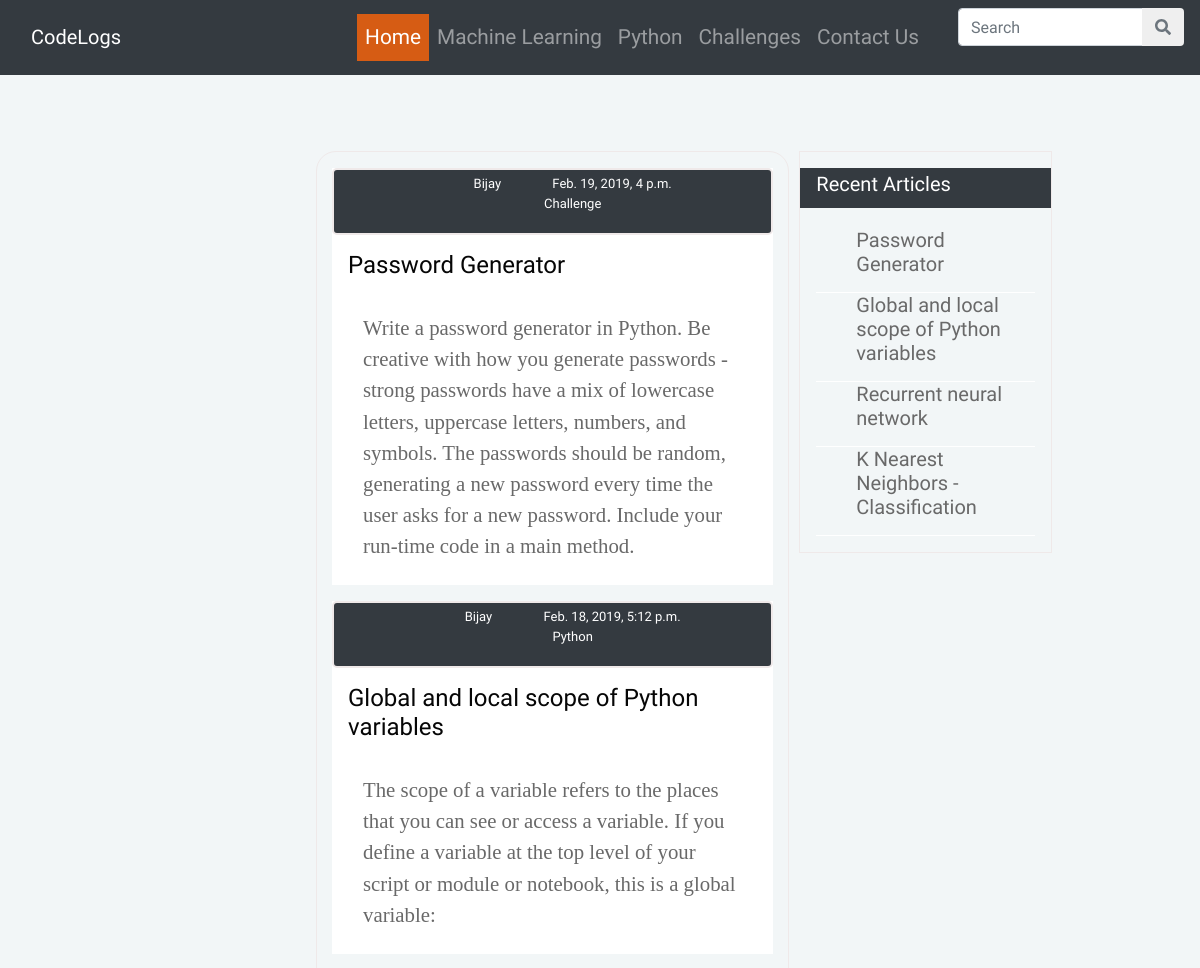
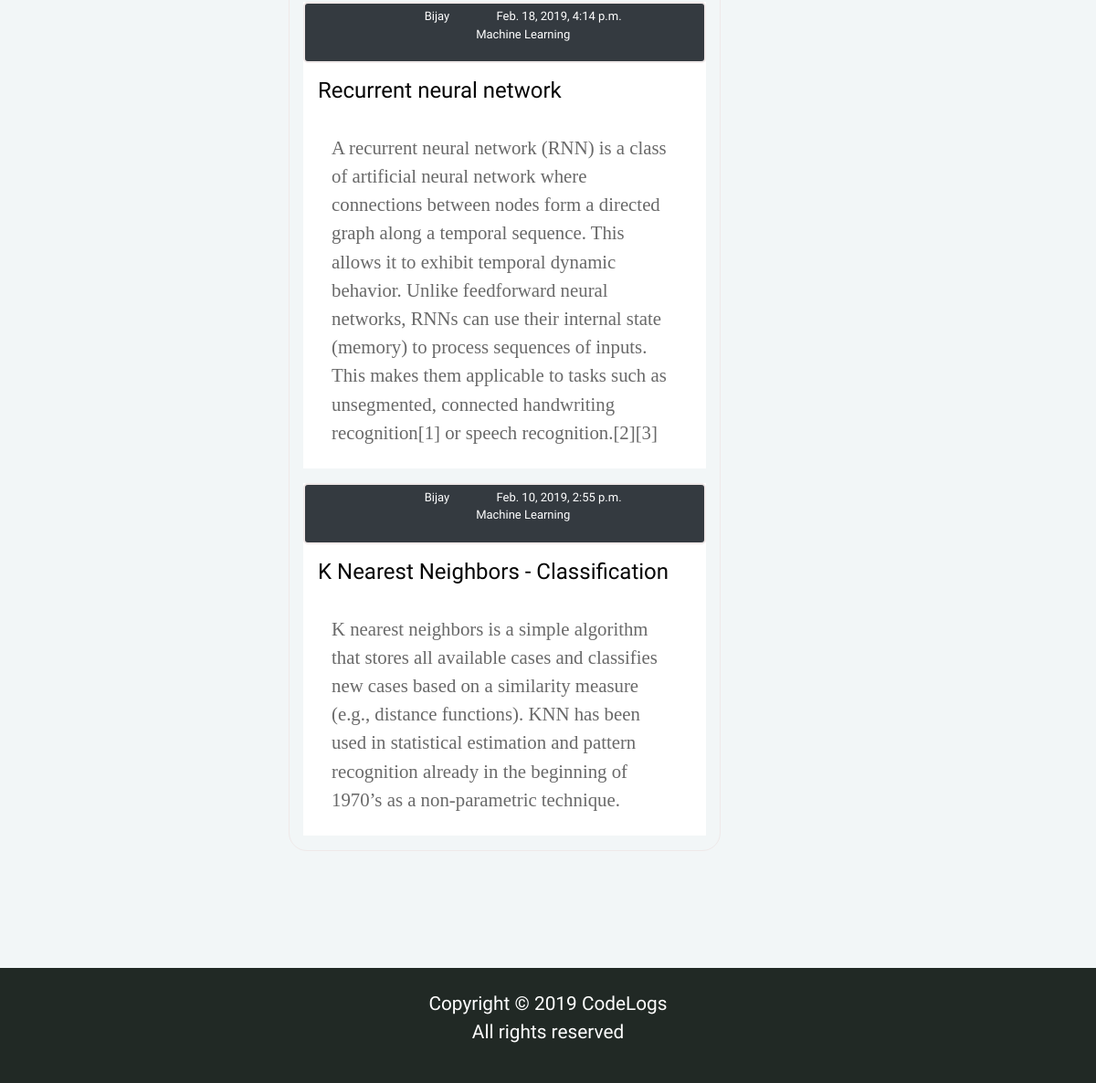
The page / on the database its author committed (2 pictures, top to bottom).
### geeks_app/models.py (models this page shows, shortened)
class DateTimeModel(models.Model):
    created_at = models.DateTimeField(auto_now_add=True, auto_now=False, )
    updated_at = models.DateTimeField(auto_now_add=False, auto_now=True, )
    deleted_at = models.DateTimeField(null=True, blank=True)
    class Meta:
        abstract = True

class Post(DateTimeModel):
    category = models.ForeignKey(
        Category, blank=True, null=True, related_name="Category")
    subcategory = models.ManyToManyField(
        Category, blank=True, related_name="Sub_Category")
    title = models.CharField(max_length=500)
    description = models.TextField(blank=True, null=True)
    photo = ProcessedImageField(upload_to='gallery_folder/', processors=[ResizeToFit(1000, 500)],
                                format='JPEG', options={'quality': 80}, null=True, blank=True)
    photo_caption = models.CharField(max_length=200, blank=True, null=True)
    content = models.TextField(blank=True, null=True)
    author = models.ForeignKey(Author, blank=True, null=True)
    publish = models.BooleanField(default=False)
    slug = models.CharField(blank=True, null=True, max_length=150, unique=True)
    class Meta:
        verbose_name = "Post"
        verbose_name_plural = "Posts"

class Author(DateTimeModel):
    name = models.CharField(max_length=40, blank=True, null=True)
    description = models.TextField(blank=True, null=True)
    photo = models.ImageField(blank=True, null=True)
    priority = models.IntegerField(default=0)
    class Meta:
        ordering = (
            '-priority',
        )

class Category(DateTimeModel):
    name = models.CharField(max_length=40)
    parent = models.ForeignKey(
        'self', related_name="children", null=True, blank=True)
    slug = models.CharField(blank=True, null=True, max_length=150, unique=True)
    class Meta:
        verbose_name = "Category"
        verbose_name_plural = "Categories"

### geeks_app/views_frontend.py (the view)
class Index(FrontendMixin,TemplateView):
    template_name = "geeks_app/frontend_geeks/index.html"
    def get_context_data(self,**kwargs):
        context = super().get_context_data(**kwargs)
        if Post.objects.filter(deleted_at__isnull=True).count() > 0:
            context['Allpost'] = Post.objects.filter(publish=True, deleted_at__isnull=True).order_by('-created_at')
            context['mostrecentpost'] = Post.objects.filter(publish=True, deleted_at__isnull=True).order_by('-created_at')[:10]
        else:
            context = []
        return context

### geeks_app/templates/geeks_app/frontend_geeks/index.html (shortened to what this page needs)
{% extends 'geeks_app/frontend_geeks/base.html' %} {% load static %}{% load thumbnail %}
{% block body %}
<section class="m-3 p-3">
    <div class="container-fluid">
         <div class="row">
             <div class="col-md-3">
             </div>
             <div class="col-md-5 my-3" style="border:solid 1px #efe9e9; border-radius:20px;">
                {%for post in Allpost%}
               <div class="container my-3" style="background-color: #ffffff;">
                   <div class="row px-5 py-1 bg-dark" style="text-align:center; font-size: 13px; color: #ffffff; border:solid 2px #efe9e9;border-radius:5px;">
                       <ul class="">
                           <li class="px-4 py-3" style="display:inline;">{{post.author.name}}</li>
                           <li class="px-4 py-3" style="display:inline">{{post.created_at}}</li>
                           <li class="px-4 py-3" style="display:inline">{{post.category.name}}</li>
                       </ul>
                   </div>
                   <div class="row my-3 px-3">
                       <a href="{% url 'geeks_app:geeks_frontend:post_detail' post.id %}" style="text-decoration:none; color:#060606;"><h4>{{post.title}}</h4></a>
                   </div>
                    <div class="px-3 py-2"style="background-color: #ffffff;">
                            <p style="font-family: 'PTSerif'; font-size: 1.3rem; color:#696969">
                                {{post.description|safe}}
                            </p>
                    </div>
               </div>
               {%endfor%}
             </div>
             <div class="col-md-4">
                 <div class="row my-3">
                     <div class="col-md-8" style="border:solid 1px #efe9e9; margin-left: 10px;">
                       <div class="row px-3 py-1 mt-3 mb-1 bg-dark" style="color:#ffffff;text-align:center">
                           <h5 style="text-align:center;">Recent Articles</h5>
                       </div>
                       <div class="row py-3 px-3">
                        {%for recent in mostrecentpost%}
                        <div style="border-bottom:solid 1px white">
                           <ul>
                               <li><a href="{% url 'geeks_app:geeks_frontend:post_detail' recent.id %}" style="text-decoration:none;color:#696969;"><h5>{{recent.title}}</h5></a></li>
                           </ul>
                        </div>
                        {%endfor%}
                       </div>
                     </div>
                 </div>
                     <div class="col-md-4">
                     </div>
                 </div>
             </div>
         </div>
</section>
{%endblock%}

### geeks_app/templates/geeks_app/frontend_geeks/base.html (shortened to what this page needs)
{% load static %}
<html>
    <head>
        <link rel="stylesheet" type="text/css" href="{% static 'geeks_app/css/style.css' %}?v=1.4">a
        <link rel="stylesheet" href="{% static 'geeks_app/css/bootstrap.min.css' %}">
        <link rel="stylesheet" href="{% static 'geeks_app/css/bootstrap-grid.min.css' %}">
        <link rel="stylesheet" href="{% static 'geeks_app/css/bootstrap-reboot.min.css' %}">
        <link type="text/css" rel="stylesheet" href="{% static 'administration/css/theme-default/font-awesome.min.css' %}"/>
        <link rel="stylesheet" href="https://stackpath.bootstrapcdn.com/bootstrap/4.1.1/css/bootstrap.min.css"
>
        <link rel="stylesheet" href="https://cdnjs.cloudflare.com/ajax/libs/font-awesome/4.7.0/css/font-awesome.min.css">
    </head>
    <body style="background-color:#F2F6F7; font-family: 'PTSerif'; font-size: 1.3rem;">
        <section class="container-fluid">
            <nav class="navbar navbar-expand-sm navbar-dark bg-dark fixed-top">
                <div class="container">
                  <a href="{% url 'geeks_app:geeks_frontend:index'%}" class="navbar-brand">CodeLogs</a>
                  <div class="collapse navbar-collapse" id="navbarCollapse">
                    <ul class="navbar-nav ml-auto">
                      <li class="nav-item active">
                        <a href="{% url 'geeks_app:geeks_frontend:index'%}" class="nav-link">Home</a>
                      </li>
                      <li class="nav-item">
                        <a href="{% url 'geeks_app:geeks_frontend:machinelearning_home'%}" class="nav-link">Machine Learning</a>
                      </li>
                      <li class="nav-item">
                        <a href="{% url 'geeks_app:geeks_frontend:python_home'%}" class="nav-link">Python</a>
                      </li>
                      <li class="nav-item">
                        <a href="{% url 'geeks_app:geeks_frontend:challenge_home'%}" class="nav-link">Challenges</a>
                      </li>
                      <li class="nav-item">
                        <a href="" class="nav-link">Contact Us</a>
                      </li>
                    </ul>
                  </div>
                </div>
                <form class="form-inline ml-3" method="POST">
                    <div class="input-group">
                     <input type="text" id="postheaderSearch" class="form-control" placeholder="Search">
                        <div class="input-group-append">
                            <button type="button" class="btn"><i class="fas fa-search text-muted"></i></button>
                        </div>
                    </div>
                </form>
            </nav>
        </section>
        <section class="p-3 m-3">
          <div class="row justify-content-center align-items-center" style="height:3vh">
             <div class="col-md-3"></div>
             <div class="col-md-6 text-center">
             </div>
             <div class="col-md-3"></div>
          </div>
      </section>
         {% block body %}
         {% endblock %}
         <section class="p-3 m-3">
          <div class="row justify-content-center align-items-center" style="height:3vh">
             <div class="col-md-3"></div>
             <div class="col-md-6 text-center">
             </div>
             <div class="col-md-3"></div>
          </div>
      </section>
            <footer id="main-footer" class="text-center mt-4 p-4" style="background:#212925; color:#ffffff;">
              <div class="container">
                <div class="row">
                  <div class="col">
                    <p>Copyright &copy;
                      <span id="year"></span> CodeLogs <br><span>All rights reserved</span></p>
                  </div>
                </div>
              </div>
            </footer>
    </body>
</html>

### geeks_app/static/geeks_app/css/style.css (style rules this page uses)
* { font-family: 'Mukta', sans-serif; }
body { margin: 0; font-size: 28px; font-family: 'Mukta', sans-serif; }
.col { display: table-cell; }
ul { list-style-type: none; }
body { font-family: 'Mukta', sans-serif !important; }
.active { color: #000; background: #d65c14; }

### rows shown on the page
Post: author.name "Bijay", created_at "Feb. 19, 2019, 4 p.m.", category.name "Challenge", title "Password Generator", description "Write a password generator in Python. Be creative with how you generate passwords - strong passwords have a mix of lowercase letters, uppercase letters, numbers, and symbols. The passwords should be random, generating a new password every time the user asks for a new password. Include your run-time code in a main method."
Post: author.name "Bijay", created_at "Feb. 18, 2019, 5:12 p.m.", category.name "Python", title "Global and local scope of Python variables", description "The scope of a variable refers to the places that you can see or access a variable. If you define a variable at the top level of your script or module or notebook, this is a global variable:"
Post: author.name "Bijay", created_at "Feb. 18, 2019, 4:14 p.m.", category.name "Machine Learning", title "Recurrent neural network", description "A recurrent neural network (RNN) is a class of artificial neural network where connections between nodes form a directed graph along a temporal sequence. This allows it to exhibit temporal dynamic behavior. Unlike feedforward neural networks, RNNs can use their internal state (memory) to process sequences of inputs. This makes them applicable to tasks such as unsegmented, connected handwriting recognition[1] or speech recognition.[2][3]"
Post: author.name "Bijay", created_at "Feb. 10, 2019, 2:55 p.m.", category.name "Machine Learning", title "K Nearest Neighbors - Classification", description "K nearest neighbors is a simple algorithm that stores all available cases and classifies new cases based on a similarity measure (e.g., distance functions). KNN has been used in statistical estimation and pattern recognition already in the beginning of 1970’s as a non-parametric technique."
